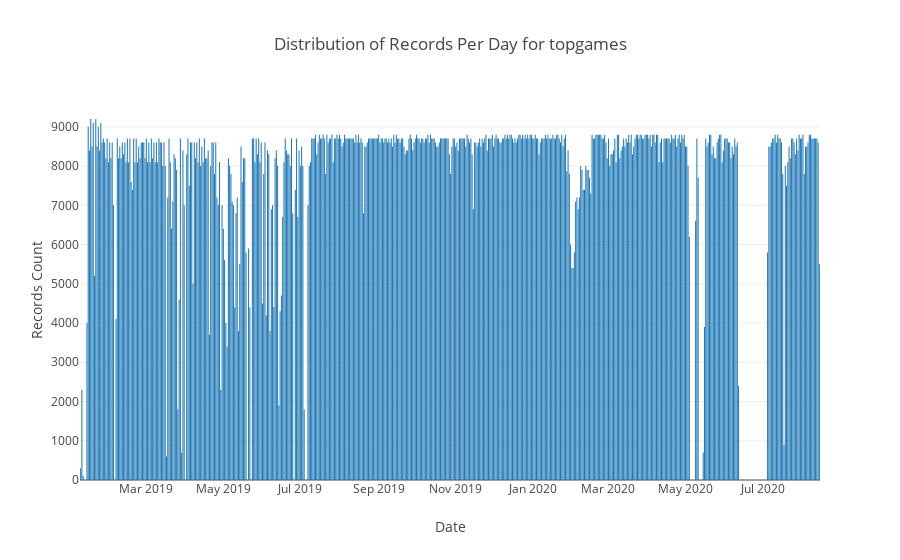

This figure's notebook cell:
### Markdown cell above
## These are the number of entries we have per day for the `topgames` Mongo collection.  Each query returns the current top 100 games being played.  This is run every 15 minutes.

### Code cell
# https://plot.ly/python/bar-charts/

data = [Bar(
        x=grouped_df['date'],
        y=grouped_df['count']
    )]

layout = Layout(
        title='Distribution of Records Per Day for topgames',
        xaxis=dict(
            title='Date'
        ),
        yaxis=dict(
            title='Records Count'
        )
    )

fig = Figure(data=data, layout=layout)

iplot(fig)

### Figure 1 — Plotly figure (JSON) as saved in the notebook; plotly's stock layout.template omitted (floating-point values rounded to 4 significant figures; data arrays with more than 128 entries replaced by an {"elided": "..."} marker saying what was removed)
{"data": [{"type": "bar", "uid": "b23d24ca-dd9c-4a87-9590-20884b92b50a", "x": {"elided": "548 str values"}, "y": {"elided": "548 int values"}}], "layout": {"title": {"text": "Distribution of Records Per Day for topgames"}, "xaxis": {"title": {"text": "Date"}}, "yaxis": {"title": {"text": "Records Count"}}}}
